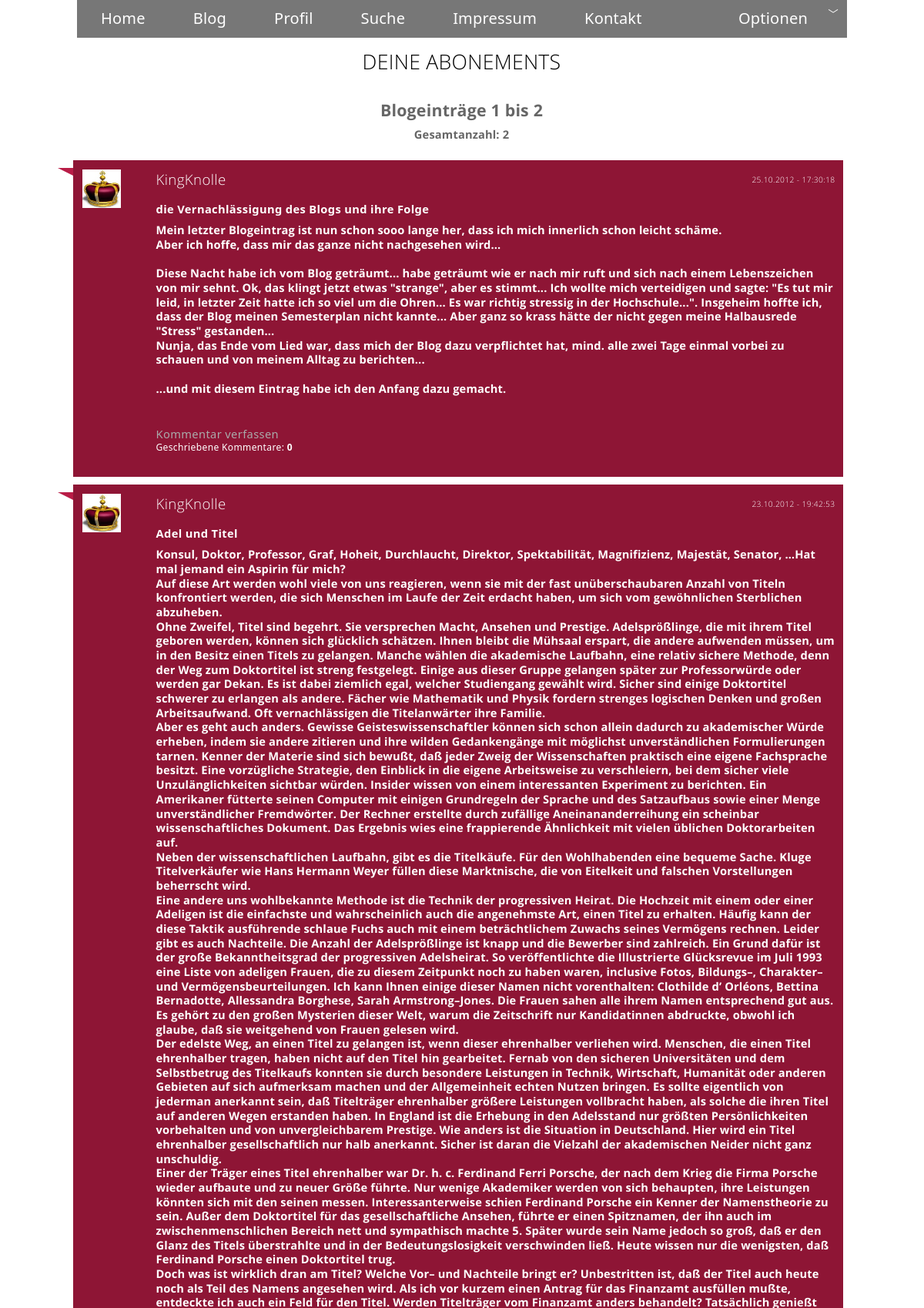
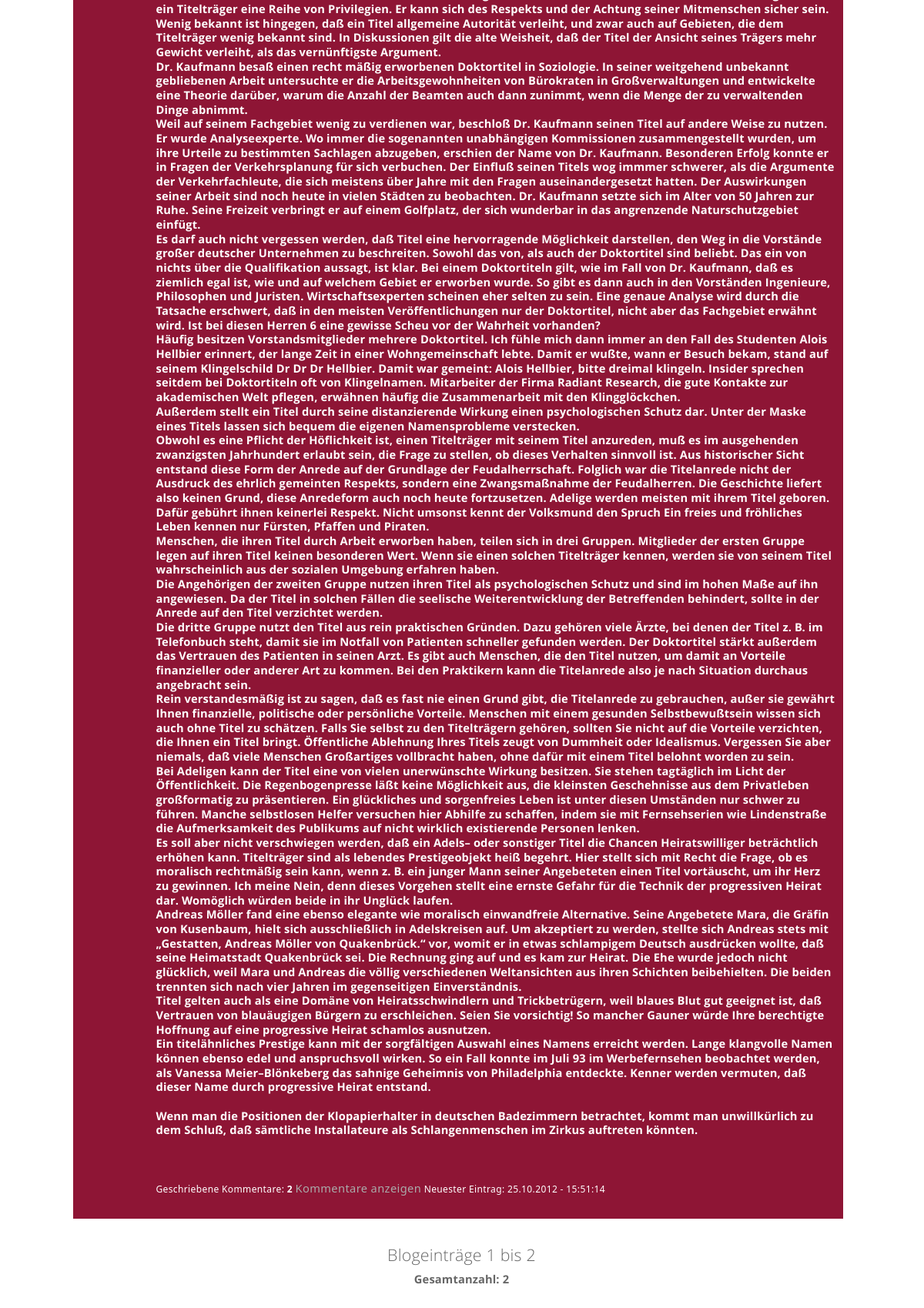
/blogdateien/home.php?beginn=0 (signed in), run on the app's committed database (2 pictures, top to bottom).
### tables this page shows
CREATE TABLE IF NOT EXISTS `blogs` (
  `id` int(9) NOT NULL AUTO_INCREMENT,
  `user_id` int(9) NOT NULL,
  `betreff` varchar(50) NOT NULL,
  `inhalt` text NOT NULL,
  `datum` timestamp NOT NULL DEFAULT CURRENT_TIMESTAMP ON UPDATE CURRENT_TIMESTAMP,
  PRIMARY KEY (`id`)
);

CREATE TABLE IF NOT EXISTS `user` (
  `id` int(4) NOT NULL AUTO_INCREMENT,
  `schluessel` varchar(60) NOT NULL,
  `name` varchar(30) NOT NULL,
  `email` varchar(50) NOT NULL,
  `passwort` varchar(60) NOT NULL,
  `vorname` varchar(30) NOT NULL,
  `nachname` varchar(30) NOT NULL,
  `gebDatum` date NOT NULL,
  `wohnort` varchar(30) NOT NULL,
  `hobbys` varchar(50) NOT NULL,
  `beschreibung` text NOT NULL,
  PRIMARY KEY (`id`),
  UNIQUE KEY `email` (`email`),
  UNIQUE KEY `name` (`name`)
);

### blogdateien/functions.php (called while the page is built, shortened)
<?php
function getProperty(){
    $args=func_get_args();
    $len=sizeof($args);
    $spalte=implode(",",array_slice($args, 0, $len-3));
    $tabelle=$args[$len-3];
    $suchspalte=$args[$len-2];
    $wert=$args[$len-1];
    $result = mysql_query("SELECT $spalte FROM $tabelle WHERE $suchspalte = '$wert'");
    return $abfrage = mysql_fetch_row($result);
}
function id ($name){
    $a = getProperty('id', 'user', 'name', $name);
    return $a[0];
}
function name ($id){
    $a = getProperty('name', 'user', 'id', $id);
    return $a[0];
}
?>

### blogdateien/home.php (the view, shortened to what this page needs)
<?php $title = "Home"; include ("header.php");?>
<h2 align="center">DEINE ABONEMENTS</h2><br>
<?php
$user_id_session = id($_SESSION['nickname']);
$beginn = $_GET['beginn'];
$i = 0;
$v = mysql_query("SELECT id FROM blogs WHERE user_id IN (SELECT DISTINCT abbonierter_id FROM abbonnements WHERE user_id = $user_id_session)");
$eintraege_Gesamt = mysql_num_rows($v);
$y = mysql_query("SELECT DISTINCT abbonierter_id FROM abbonnements WHERE user_id = $user_id_session");
$anzahlAbonnierungen = mysql_num_rows($y);
$rest = $eintraege_Gesamt - $beginn;
$a = mysql_query("SELECT id, user_id, betreff, inhalt,
                         DATE_FORMAT(datum,'%d.%m.%Y - %H:%i:%s') AS datum
                         FROM blogs WHERE user_id IN(SELECT DISTINCT abbonierter_id FROM abbonnements WHERE user_id = $user_id_session)
                         ORDER BY datum DESC LIMIT $beginn, $rest");
$restanzahl = mysql_num_rows($a);
if($beginn == 0){
    $zurueck = "";
    $anfang = "";
}
if (($eintraege_Gesamt - $beginn) > 5){
    $beginnW = $beginn + 5;
    $weiter = "<a href='home.php?beginn=$beginnW'>
        <img title='naechste Seite' src='images/pfeil_rechts.jpg' alt='naechste Seite'/>
    </a>";
}
else{
    $weiter = "";
}
$letzterSeiteneintrag = $eintraege_Gesamt-($eintraege_Gesamt%5);
if($restanzahl > 5){
    $ende = "<a href='home.php?beginn=$letzterSeiteneintrag'>
        <img title='letzte Seite' src='images/doppelpfeil_rechts.jpg' alt='letzte Seite'/>
    </a>";
    $bisBlogeintrag = $beginn + 5;
}
else{
    $ende = "";
    $bisBlogeintrag = $eintraege_Gesamt;
}
$vonBlogeintrag = $beginn + 1;
if($eintraege_Gesamt!=0){
    echo "
    <h3 align='center'><b>
        $anfang $zurueck Blogeintr&auml;ge $vonBlogeintrag bis $bisBlogeintrag $weiter $ende<b/><br>
        <h4><div align='center'>Gesamtanzahl: $eintraege_Gesamt</div></h4>
    </h3><br>
    ";
}
if ($eintraege_Gesamt == 0 AND $anzahlAbonnierungen > 0){
    echo "
    <div align='center'>
        <table class='farbeTable'>
            <tr>
                <td align='center'><br>
                    Deine abonnierten User haben noch keine Blogeintr&auml;ge verfasst!<br><br>
                </td>
            </tr>
        </table>
    </div>";
}
else{
        $a = mysql_query("SELECT id, user_id, betreff, inhalt,
                         DATE_FORMAT(datum,'%d.%m.%Y - %H:%i:%s') AS datum
                         FROM blogs WHERE user_id IN(SELECT DISTINCT abbonierter_id FROM abbonnements WHERE user_id = $user_id_session)
                         ORDER BY datum DESC LIMIT $beginn, 5");
        echo "<table class='zentral farbe replies sticker-left sticker'>";
        while ($row = mysql_fetch_object($a)){
            $blog_id = $row->id;
            $user_id = $row->user_id;
            $name = name($user_id);
            $id = $row->id;
            $betreff = $row->betreff;
            $inhalt = $row->inhalt;
            $datum = $row->datum;
            $x = mysql_query ("SELECT * FROM kommentare WHERE blog_id = '$id'");
            $anzahl = mysql_num_rows($x);
            $y = mysql_query("SELECT DATE_FORMAT(datum,'%d.%m.%Y - %H:%i:%s') AS datum
                             FROM kommentare WHERE blog_id = '$id' ORDER BY datum DESC Limit 1");
            $z = mysql_fetch_row($y);
            $w = $z[0];
            if($w != ""){
                $kommentarVorhanden = "<abc><a href='#'>Kommentare anzeigen</a></abc><z><a href='#'>Kommentare verbergen</a></z> Neuester Eintrag: " . $w;
                $kommentarVerfassen = "";
            }
            else{
                $kommentarVorhanden = "";
                $kommentarVerfassen = "<abc><a href='#'>Kommentar verfassen</a><abc>";
                }
            echo "
                <ul class='replies'>
                    <li class='farbeTable'>
                        <b class='sticker sticker-left sticker-color-red'></b>
                        <div class='avatar'>
                            <img src='images/Userbilder/$user_id.jpg'>
                        </div>
                        <div class='reply'>
                            <div class='date'>
                                $datum
                            </div>
                            <div class='author'>
                                $name<br><br>
                            </div>
                            <div class='text'>
                                <a class='fg-color-white'><b>$betreff</b></a>
                                <h4 class='fg-color-white'>$inhalt</h4><br>
                            </div>
                            <div class='text'>
                                <br>$kommentarVerfassen<br>
                                Geschriebene Kommentare: <b>$anzahl </b>$kommentarVorhanden
                            </div><br>
                        </div>
                        <zusatzBereich>
                                        <img src='images/Userbilder/$user_id_session.jpg'>
                                        <form name='kommentar' action='send_comment_home.php?blog_id=$blog_id' method='post' onsubmit='return checkKommentieren($i)'>
                                                    <input class='metroSchrift 12' placeholder='Betreff' name='betreff' value='Re: $betreff' size='50' maxlength='50'>
                                            <div>
                                                <input name='submit' type='submit'></td>
                                            </div>
                                        </form>
                ";
            echo "
            </zusatzBereich>
                    </li>
                </ul>
                ";
            $i += 1;
        }
        echo "</table><br>";
        echo "
                <h3 align='center'>
                    $anfang $zurueck Blogeintr&auml;ge $vonBlogeintrag bis $bisBlogeintrag $weiter $ende<br>
                    <h4><div align='center'>Gesamtanzahl: $eintraege_Gesamt</div></h4>
                </h3>
                ";
}
include ("footer.php");
?>

### blogdateien/sessionpruefung.php (shortened to what this page needs)
<html>
	<head>
	</head>
	<link href="modern.css" rel="stylesheet" type="text/css" />
	<body>
	</body>
</html>

### blogdateien/header.php (shortened to what this page needs)
<?php session_start(); include("connect.php"); include("functions.php"); include("sessionpruefung.php");
?>
<html>
	<head>
	</head>
	<link href="modern.css" rel="stylesheet" type="text/css" />
	<body>
	<div class="horizontal-menu zentral">
		<ul class="fg-color-white">
			<li>
				<a href="home.php?beginn=0">Home</a>
			</li>
			<li>
				<a href="blog.php?beginn=0">Blog</a>
			</li>
			<li>
				<a href="profil.php">Profil</a>
			</li>
			<li>
				<a href="suche.php">Suche</a>
			</li>
			<li>
				<a href="impressum.php">Impressum</a>
			</li>
			<li>
				<a class='ueberSchwarz'>Kontakt</a>
			</li>
			<li class="sub-menu place-right">
				<a class='ueberSchwarz'>Optionen</a>
			</li>
		</ul>
        </div>
	<div align='center'><table align="center" width="1200">
                <tr>
			<td>

### blogdateien/footer.php (shortened to what this page needs)
<br><br>
</html>

### data on the page
blogs: datum "25.10.2012 - 17:30:18", user.name "KingKnolle", betreff "die Vernachlässigung des Blogs und ihre Folge", inhalt "Mein letzter Blogeintrag ist nun schon sooo lange her, dass ich mich innerlich schon leicht schäme. Aber ich hoffe, dass mir das ganze nicht nachgesehen wird... Diese Nacht habe ich vom Blog geträumt... habe geträumt wie er nach mir ruft und sich nach einem Lebenszeichen von mir sehnt. Ok, das klingt jetzt etwas \"strange\", aber es stimmt... Ich wollte mich verteidigen und sagte: \"Es tut mir leid, in letzter Zeit hatte ich so viel um die Ohren... Es war richtig stressig in der Hochschule...\". Insgeheim hoffte ich, dass der Blog meinen Semesterplan nicht kannte... Aber ganz so krass hätte der nicht gegen meine Halbausrede \"Stress\" gestanden... Nunja, das Ende vom Lied war, dass mich der Blog…", shows "Kommentar verfassen", anzahl "0"
blogs: datum "23.10.2012 - 19:42:53", user.name "KingKnolle", betreff "Adel und Titel", inhalt "Konsul, Doktor, Professor, Graf, Hoheit, Durchlaucht, Direktor, Spektabilität, Magnifizienz, Majestät, Senator, …Hat mal jemand ein Aspirin für mich? Auf diese Art werden wohl viele von uns reagieren, wenn sie mit der fast unüberschaubaren Anzahl von Titeln konfrontiert werden, die sich Menschen im Laufe der Zeit erdacht haben, um sich vom gewöhnlichen Sterblichen abzuheben. Ohne Zweifel, Titel sind begehrt. Sie versprechen Macht, Ansehen und Prestige. Adelsprößlinge, die mit ihrem Titel geboren werden, können sich glücklich schätzen. Ihnen bleibt die Mühsaal erspart, die andere aufwenden müssen, um in den Besitz einen Titels zu gelangen. Manche wählen die akademische Laufbahn, eine relativ…", anzahl "2", w "25.10.2012 - 15:51:14"

### other printed values
$vonBlogeintrag "1"
$bisBlogeintrag "2"
$eintraege_Gesamt "2"
